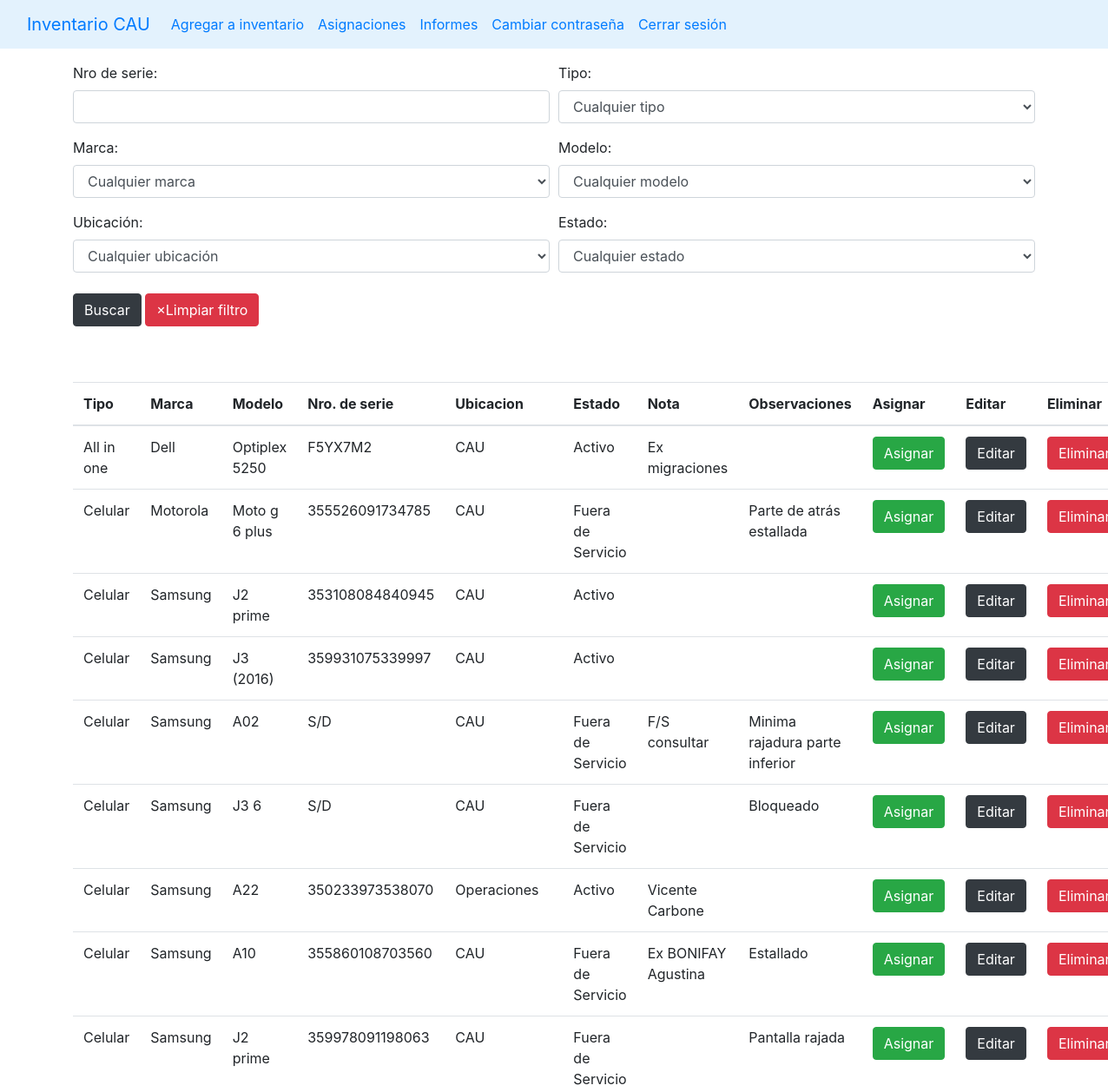
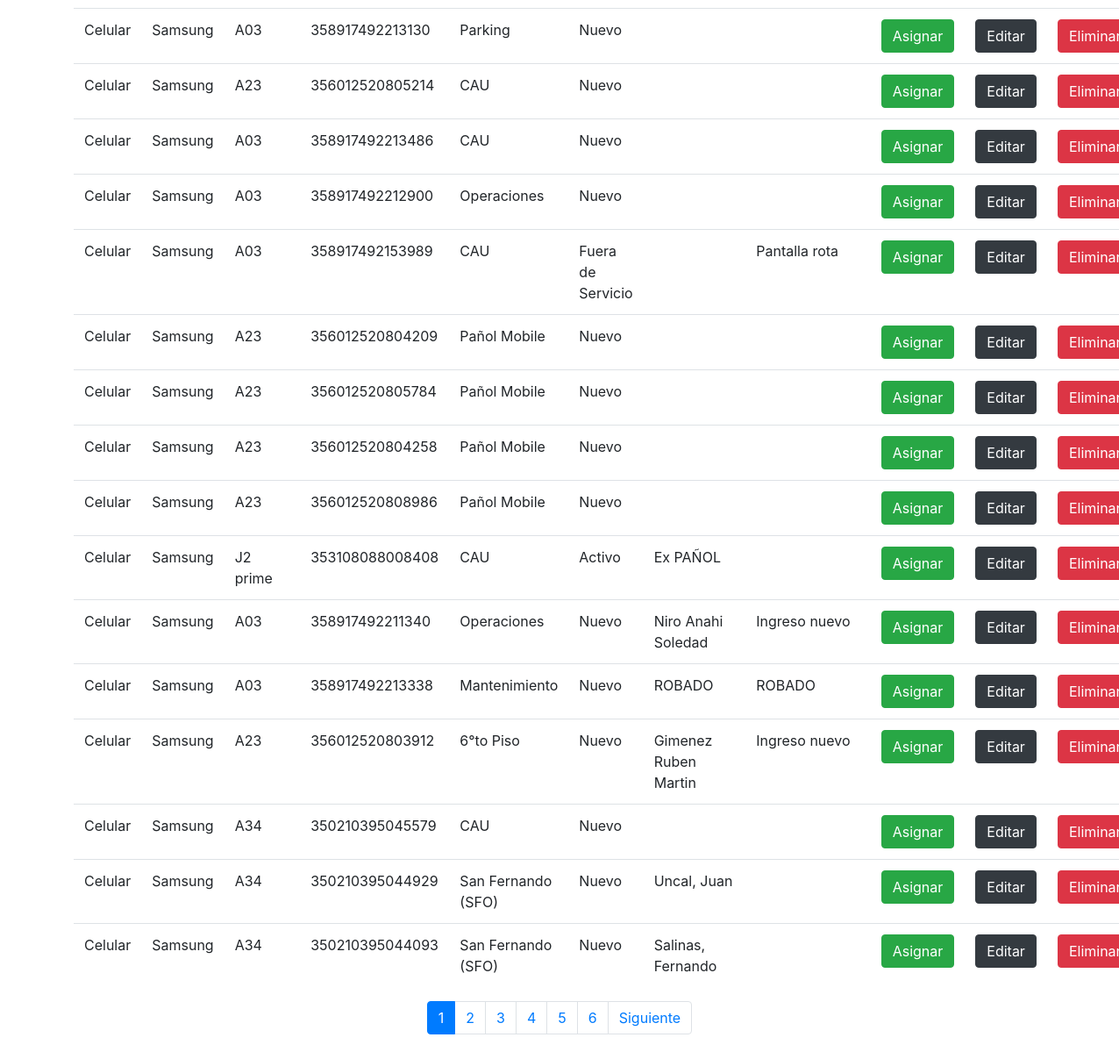
Screenshot of / (signed in) with the database file from the repository (2 pictures, top to bottom).
### stockaep/models.py (models this page shows, shortened)
class Hardware(models.Model):
    origenes = (
        ('T4', 'T4'),
        ('CAU', 'CAU'),
        ('Yenny', 'Yenny')
    )
    tipo = models.ForeignKey(Tipo, on_delete=models.CASCADE)
    marca = models.ForeignKey(Marca, on_delete=models.CASCADE)
    modelo = models.ForeignKey(Modelo, on_delete=models.CASCADE)
    nro_de_serie = models.CharField(max_length=100, blank=True)
    ubicacion = models.ForeignKey(Ubicacion, on_delete=models.CASCADE)
    estado = models.ForeignKey(Estado, on_delete=models.CASCADE)
    observaciones = models.TextField(max_length=500, blank=True)
    origen = models.CharField(choices=origenes, max_length=10, default='CAU')
    nota = models.TextField(max_length=500, blank=True)
    class Meta:
        ordering = ['tipo']

class Tipo(models.Model):
    name = models.CharField(max_length=50, unique=True)
    class Meta:
        ordering = ['name']
    def __str__(self) -> str:
        return self.name

class Marca(models.Model):
    nombre = models.CharField(max_length=50, null=False, default='S/D', unique=True)
    class Meta:
        ordering = ['nombre']
    def __str__(self):
        return self.nombre

class Modelo(models.Model):
    nombre = models.CharField(max_length=100, null=False, default='S/D')
    class Meta:
        ordering = ['nombre']
    def __str__(self):
        return self.nombre

class Ubicacion(models.Model):
    nombre = models.CharField(max_length=50)
    class Meta:
        ordering = ['nombre']
    def __str__(self):
        return self.nombre

class Estado(models.Model):
    estados_hardware = (
    ("Nuevo", "Nuevo"),
    ('Activo', 'Activo'),
    ('En uso', 'En uso'),
    ('Fuera de Servicio', 'Fuera de Servicio'),
    ('Scrap', 'Scrap'),
    ('RMA', 'RMA')
)
    nombre = models.CharField(choices=estados_hardware, max_length=50)
    class Meta:
        ordering = ['nombre']
    def __str__(self):
        return f'{self.nombre}'

### stockaep/views.py (the view)
# urls.py: path("", views.index, name='index'),
@login_required(login_url='login')
def index(request):
    cant_pags = []
    page = request.GET.get('page',1)
    asignacion = request.GET.get('asignacion', False)
    editar = request.GET.get('editar', False)
    agregar = request.GET.get('agregar', False)
    notificaciones = Notificacion.objects.filter(realizado = True)
    notificaciones = len(notificaciones)
    f = HardwareFilter(request.GET, queryset=Hardware.objects.all())
    product_paginator = Paginator(list(f.qs), PRODUCTS_PER_PAGE)
    try:
        pagina = product_paginator.page(page)
    except EmptyPage:
        pagina = product_paginator.page(product_paginator.num_pages)
    except:
        pagina = product_paginator.page(product_paginator.num_pages)
    for i in list(product_paginator.page_range):
        if i <= int(page) + 5 and i>=int(page)-5:
            cant_pags.append(i)
    ctx = {
        'link':'index',
        'filter':f,
        'pagina': pagina,
        'paginator':product_paginator,
        'cant_pags':cant_pags,
        'num_page':int(page),
        'cant_notificaciones':notificaciones
    }
    if asignacion == '1':
        ctx['asignacion'] = True
    if editar == '1':
        ctx['editar'] = True
    if agregar == '1':
        ctx['agregar'] = True
    return render(request, 'main.html', ctx)

### templates/main.html (shortened to what this page needs)
{% load static %}
<!DOCTYPE html>
<html lang="en">
<head>
    <link rel="stylesheet" href="https://stackpath.bootstrapcdn.com/bootstrap/4.5.0/css/bootstrap.min.css"0>
</head>
<body>
    {% include "navbar.html" %}
    {% if link == 'index' %}
        {% include 'list_hardware.html' %}
    {% elif link == 'create' %}
        {% include 'add_to_inventary.html' %}
    {% elif link == 'edit' %}
        {% include 'edit_hardware.html' %}
    {% elif link == 'notification' %}
        {% include 'notifications.html' %}
    {% elif link == 'asignaciones'%}
        {% include 'asignaciones.html' %}
    {% elif link == "admin_users" %}
        {% include "admin_users.html" %}
    {% elif link == "cambio_contraseña" %}
        {% include "cambio_contraseña.html" %}
    {% elif link == "realizar_informe" %}
        {% include "realizar_informe.html" %}
    {% endif %}
</body>
</html>

### templates/navbar.html (shortened to what this page needs)
  <nav class="navbar navbar-expand-lg bg-body-tertiary" style="background-color: #e3f2fd;" data-bs-theme="dark">
    <div class="container-fluid">
        <a class="navbar-brand" href="/">Inventario CAU</a>
        <div class="collapse navbar-collapse" id="navbarNavDropdown">
            <ul class="navbar-nav">
                <li class="nav-item">
                    <a class="nav-link" href="{% url 'create' %}">Agregar a inventario</a>
                </li>
                <li class="nav-item">
                    <a href="{% url 'asignaciones' %}" class="nav-link">Asignaciones</a>
                </li>
                <li class="nav-item">
                  <a href="{% url 'informes' %}" class="nav-link">Informes</a>
              </li>
                <li class="nav-item"><a href="{% url 'cambio_contraseña' %}" class="nav-link">Cambiar contraseña</a></li>
                <li class="nav-item"><a class="nav-link" href="/logout">Cerrar sesión</a></li>
            </ul>
        </div>
    </div>
</nav>

### templates/list_hardware.html (shortened to what this page needs)
{% load static%}
{% block content %}
<div class="container p-3">
    <div class="input-group mb-3">
        <form method="get">
            <div class="form-row" >
                {% for field in filter.form %}
                <div class="form-group col-md-6" id="form-field-{{ forloop.counter0 }}">
                    {{ field.label_tag }}
                    {{ field }}
                </div>
                {% endfor %}
            </div>
            <button type="submit" class="btn btn-dark mb-3 mt-2">Buscar</button>
            <a as="button" class="btn btn-danger mb-3 mt-2" href="{% url 'index' %}">&times;Limpiar filtro</a>
        </form>
    </div>
    </div>
    <div class="container p-3">
    <table class="table table-hover">
        <thead>
        <tr>
            <th scope="col">Tipo</th>
            <th scope="col">Marca</th>
            <th scope="col">Modelo</th>
            <th scope="col">Nro. de serie</th>
            <th scope="col">Ubicacion</th>
            <th scope="col">Estado</th>
            <th scope="col">Nota</th>
            <th scope="col">Observaciones</th>
            <th scope="col">Asignar</th>
            <th scope="col">Editar</th>
            <th scope="col">Eliminar</th>
        </tr>
        </thead>
        <tbody>
            {% for hardware in pagina.object_list %}
            <tr>
                <td>{{ hardware.tipo }}</td>
                <td>{{ hardware.marca }}</td>
                <td>{{ hardware.modelo }}</td>
                <td>{{ hardware.nro_de_serie }}</td>
                <td>{{ hardware.ubicacion }}</td>
                <td>{{hardware.estado}}</td>
                <td>{{hardware.nota}}</td>
                <td>{{hardware.observaciones}}</td>
                <td><button type="button" class="btn btn-success" data-toggle="modal" data-target="#modalAsignacion{{hardware.id}}" id="botonAsignacion">Asignar</button></td>
                <td><a class="btn btn-dark" href="edit/{{hardware.id}}">Editar</a></td>
                <td><button type="button" class="btn btn-danger" data-toggle="modal" data-target="#delete-{{hardware.id}}">Eliminar</button></td>
            </tr>
            {% endfor %}
        </tbody>
    </table>
    <nav aria-label="Page navigation example">
        <ul class="pagination justify-content-center">
            {% for i in cant_pags %}
                <li class="page-item
                    {% if num_page == i %}
                    active
                    {% endif %}
                "><a class="page-link" id="link-page" href="page={{i}}">
                    {{i}}
                </a></li>
            {% endfor %}
            {% if pagina.has_next %}
            <li class="page-item"><a class="page-link" id="link-page" href="page={{ pagina.next_page_number }}">Siguiente</a></li>
            {% endif %}
        </ul>
    </nav>
</div>
{% endblock %}

### rows the page displays
Hardware: tipo "All in one", marca "Dell", modelo "Optiplex 5250", nro_de_serie "F5YX7M2", ubicacion "CAU", estado "Activo", nota "Ex migraciones"
Hardware: tipo "Celular", marca "Motorola", modelo "Moto g 6 plus", nro_de_serie "355526091734785", ubicacion "CAU", estado "Fuera de Servicio", observaciones "Parte de atrás estallada"
Hardware: tipo "Celular", marca "Samsung", modelo "J2 prime", nro_de_serie "353108084840945", ubicacion "CAU", estado "Activo"
Hardware: tipo "Celular", marca "Samsung", modelo "J3 (2016)", nro_de_serie "359931075339997", ubicacion "CAU", estado "Activo"
Hardware: tipo "Celular", marca "Samsung", modelo "A02", nro_de_serie "S/D", ubicacion "CAU", estado "Fuera de Servicio", nota "F/S consultar", observaciones "Minima rajadura parte inferior"
Hardware: tipo "Celular", marca "Samsung", modelo "J3 6", nro_de_serie "S/D", ubicacion "CAU", estado "Fuera de Servicio", observaciones "Bloqueado"
Hardware: tipo "Celular", marca "Samsung", modelo "A22", nro_de_serie "350233973538070", ubicacion "Operaciones", estado "Activo", nota "Vicente Carbone"
Hardware: tipo "Celular", marca "Samsung", modelo "A10", nro_de_serie "355860108703560", ubicacion "CAU", estado "Fuera de Servicio", nota "Ex BONIFAY Agustina", observaciones "Estallado"
Hardware: tipo "Celular", marca "Samsung", modelo "J2 prime", nro_de_serie "359978091198063", ubicacion "CAU", estado "Fuera de Servicio", observaciones "Pantalla rajada"
Hardware: tipo "Celular", marca "Samsung", modelo "A03", nro_de_serie "358917492213130", ubicacion "Parking", estado "Nuevo"
Hardware: tipo "Celular", marca "Samsung", modelo "A23", nro_de_serie "356012520805214", ubicacion "CAU", estado "Nuevo"
Hardware: tipo "Celular", marca "Samsung", modelo "A03", nro_de_serie "358917492213486", ubicacion "CAU", estado "Nuevo"
Hardware: tipo "Celular", marca "Samsung", modelo "A03", nro_de_serie "358917492212900", ubicacion "Operaciones", estado "Nuevo"
Hardware: tipo "Celular", marca "Samsung", modelo "A03", nro_de_serie "358917492153989", ubicacion "CAU", estado "Fuera de Servicio", observaciones "Pantalla rota"
Hardware: tipo "Celular", marca "Samsung", modelo "A23", nro_de_serie "356012520804209", ubicacion "Pañol Mobile", estado "Nuevo"
Hardware: tipo "Celular", marca "Samsung", modelo "A23", nro_de_serie "356012520805784", ubicacion "Pañol Mobile", estado "Nuevo"
Hardware: tipo "Celular", marca "Samsung", modelo "A23", nro_de_serie "356012520804258", ubicacion "Pañol Mobile", estado "Nuevo"
Hardware: tipo "Celular", marca "Samsung", modelo "A23", nro_de_serie "356012520808986", ubicacion "Pañol Mobile", estado "Nuevo"
Hardware: tipo "Celular", marca "Samsung", modelo "J2 prime", nro_de_serie "353108088008408", ubicacion "CAU", estado "Activo", nota "Ex PAÑOL"
Hardware: tipo "Celular", marca "Samsung", modelo "A03", nro_de_serie "358917492211340", ubicacion "Operaciones", estado "Nuevo", nota "Niro Anahi Soledad", observaciones "Ingreso nuevo"
Hardware: tipo "Celular", marca "Samsung", modelo "A03", nro_de_serie "358917492213338", ubicacion "Mantenimiento", estado "Nuevo", nota "ROBADO", observaciones "ROBADO"
Hardware: tipo "Celular", marca "Samsung", modelo "A23", nro_de_serie "356012520803912", ubicacion "6°to Piso", estado "Nuevo", nota "Gimenez Ruben Martin", observaciones "Ingreso nuevo"
Hardware: tipo "Celular", marca "Samsung", modelo "A34", nro_de_serie "350210395045579", ubicacion "CAU", estado "Nuevo"
Hardware: tipo "Celular", marca "Samsung", modelo "A34", nro_de_serie "350210395044929", ubicacion "San Fernando (SFO)", estado "Nuevo", nota "Uncal, Juan"
Hardware: tipo "Celular", marca "Samsung", modelo "A34", nro_de_serie "350210395044093", ubicacion "San Fernando (SFO)", estado "Nuevo", nota "Salinas, Fernando"

### other values shown
{{ field.label_tag }} "Nro de serie:" "Tipo:" "Marca:" "Modelo:" "Ubicación:" "Estado:"
{{ i }} "1" "2" "3" "4" "5" "6"
